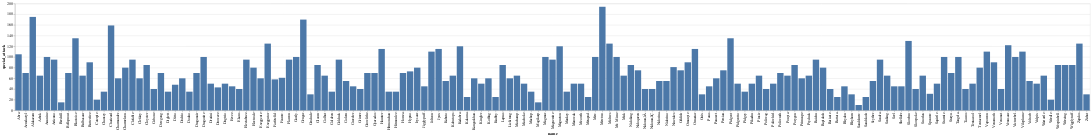

Notebook cell for this chart:
### Code cell
import altair as alt

chart = alt.Chart(pokemon_og_special_rename).mark_bar().encode(
    x='name',
    y='special_attack'
)
chart

### Figure 1 — Vega-Lite specification as saved in the notebook (floating-point values rounded to 4 significant figures; data arrays with more than 128 entries replaced by an {"elided": "..."} marker saying what was removed)
{"config": {"view": {"continuousWidth": 400, "continuousHeight": 300}}, "data": {"name": "data-46d30412b14924afc20b9d85a538af94"}, "mark": "bar", "encoding": {"x": {"field": "name", "type": "nominal"}, "y": {"field": "special_attack", "type": "quantitative"}}, "$schema": "https://vega.github.io/schema/vega-lite/v4.17.0.json", "datasets": {"data-46d30412b14924afc20b9d85a538af94": {"elided": "151 records"}}}
